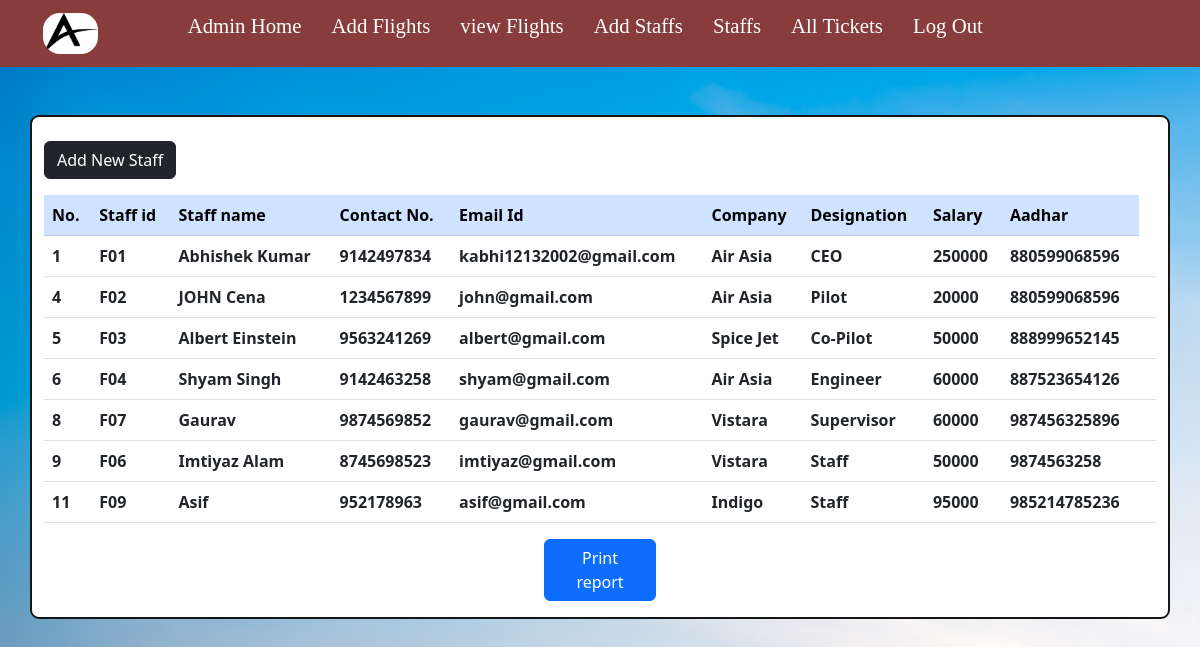
Screenshot of /view_staffs.php with the database file from the repository.
### tables this page shows
CREATE TABLE `staff` (
  `sr` int(100) NOT NULL,
  `staff_id` varchar(20) NOT NULL,
  `name` varchar(30) NOT NULL,
  `phone` bigint(12) NOT NULL,
  `email` varchar(50) NOT NULL,
  `company` varchar(20) NOT NULL,
  `designation` varchar(20) NOT NULL,
  `salary` bigint(12) NOT NULL,
  `aadhar` bigint(12) NOT NULL,
  `air_id` int(50) NOT NULL DEFAULT 1221
);

### view_staffs.php (the view, shortened to what this page needs)
<!DOCTYPE html>
<html lang="en">
<head>
    <link href="https://cdn.jsdelivr.net/npm/bootstrap@5.2.3/dist/css/bootstrap.min.css" rel="stylesheet">
    <link rel="stylesheet" href="style3.css">
</head>
<body>
    <nav id="navbar">
        <div id="logo">
            <img src="img/zabhi2.jpg" alt="">
        </div>
        <ul>
            <li class="item"><a href="admin.php">Admin Home</a></li>
            <li class="item"><a href="add_flights.php">Add Flights</a></li>
            <li class="item"><a href="view_flights.php">view Flights</a></li>
            <li class="item"><a href="add_staffs.php">Add Staffs</a></li>
            <li class="item"><a href="view_staffs.php">Staffs</a></li>
            <li class="item"><a href="all_booked_ticket.php">All Tickets</a></li>
            <li class="item"><a href="logout.php">Log Out</a></li>
        </ul>
    </nav>
    <br>
    <br>
    <div class="container">
        <br>
        <a href="add_staffs.php" class="btn btn-dark mb-3">Add New Staff</a>
    <table class="table table-hover text-centre">
        <thead class="table-primary">
            <tr>
                <th scope="col">No.</th>
                <th scope="col">Staff id</th>
                <th scope="col">Staff name</th>
                <th scope="col">Contact No.</th>
                <th scope="col">Email Id</th>
                <th scope="col">Company</th>
                <th scope="col">Designation</th>
                <th scope="col">Salary</th>
                <th scope="col">Aadhar</th>
            </tr>
        </thead>
        <tbody>
            <?php
                include "db_conn.php";
                $sql= "SELECT * FROM `staff`";
                $result=mysqli_query($conn, $sql);
                while($row = mysqli_fetch_assoc($result)){
                    ?>
                    <tr>
                        <th><?php echo  $row['sr'] ?></th>
                        <th><?php echo  $row['staff_id'] ?></th>
                        <th><?php echo  $row['name'] ?></th>
                        <th><?php echo  $row['phone'] ?></th>
                        <th><?php echo  $row['email']?></th>
                        <th><?php echo  $row['company'] ?></th>
                        <th><?php echo  $row['designation'] ?></th>
                        <th><?php echo  $row['salary'] ?></th>
                        <th><?php echo  $row['aadhar'] ?></th>
                        <td>
                        </td>
                    </tr>
                    <?php
                }
                ?>
        </tbody>
    </table>
    <div class="printstaffreport">
        <a href="print_report.php" class="btn btn-primary mb-3">Print report</a>
    </div>
    </div>
    <br><br><br><br><br><br><br><br><br><br><br><br><br><br><br><br>
</body>
</html>

### style3.css (style rules this page uses)
body { margin: 0; padding: 0; background: url('img/zbg3.jpg'); background-size:cover; background-repeat: no-repeat; }
#navbar { display: flex; align-items: center; position: relative; top: 0px; }
#navbar::before { content: ""; background-color: rgb(137 60 60); position: absolute; top:0px; left:0px; height: 100%; width:100%; z-index: -1; }
#logo { margin: 1px 35px; }
#logo img { height: 45px; margin: 3px 6px; border: 2px solid rgb(137 60 60); border-radius: 19px; }
#navbar ul { display: flex; font-family: 'Baloo Bhai', cursive; }
#navbar ul li { list-style: none; font-size: 1.3rem; }
#navbar ul li a { color: white; display: block; padding: 10px 15px; border-radius: 20px; text-decoration: none; }
.container { background-color: white; border: 2px solid rgb(23, 22, 22); border-radius: 9px; }

### view_staffs.php (style rules this page uses)
.printstaffreport { margin:auto; width:10%; }

### rows the page displays
staff: sr "1", staff "F01", name "Abhishek Kumar", phone "9142497834", email "kabhi12132002@gmail.com", company "Air Asia", designation "CEO", salary "250000", aadhar "880599068596"
staff: sr "4", staff "F02", name "JOHN Cena", phone "1234567899", email "john@gmail.com", company "Air Asia", designation "Pilot", salary "20000", aadhar "880599068596"
staff: sr "5", staff "F03", name "Albert Einstein", phone "9563241269", email "albert@gmail.com", company "Spice Jet", designation "Co-Pilot", salary "50000", aadhar "888999652145"
staff: sr "6", staff "F04", name "Shyam Singh", phone "9142463258", email "shyam@gmail.com", company "Air Asia", designation "Engineer", salary "60000", aadhar "887523654126"
staff: sr "8", staff "F07", name "Gaurav", phone "9874569852", email "gaurav@gmail.com", company "Vistara", designation "Supervisor", salary "60000", aadhar "987456325896"
staff: sr "9", staff "F06", name "Imtiyaz Alam", phone "8745698523", email "imtiyaz@gmail.com", company "Vistara", designation "Staff", salary "50000", aadhar "9874563258"
staff: sr "11", staff "F09", name "Asif", phone "952178963", email "asif@gmail.com", company "Indigo", designation "Staff", salary "95000", aadhar "985214785236"
